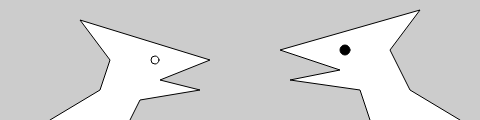
Frame 1 (no input)
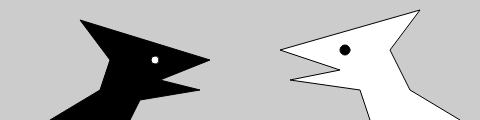
Frame 60 (no input)
Frame 120 (the mouse pressed at the canvas centre since frame 60): identical to frame 60, image omitted

The p5.js sketch that drew these frames (run headless with seeded random() and noise() and a simulated clock; from frame 60 on, the mouse is pressed at the canvas centre):

// p5.js sketch
// ── sketch.js
function setup() {
  createCanvas(480, 120);
}

function draw() {
  background(204);
  
  // Left creature
  beginShape();
  vertex(50, 120);
  vertex(100, 90);
  vertex(110, 60);
  vertex(80, 20);
  vertex(210, 60);
  vertex(160, 80);
  vertex(200, 90);
  vertex(140, 100);
  vertex(130, 120);
  endShape();
  fill(255);  // Correction
  ellipse(155, 60, 8, 8);

  // Right creature
  fill(255);
  beginShape();
  vertex(370, 120);
  vertex(360, 90);
  vertex(290, 80);
  vertex(340, 70);
  vertex(280, 50);
  vertex(420, 10);
  vertex(390, 50);
  vertex(410, 90);
  vertex(460, 120);
  endShape();
  fill(0);
  ellipse(345, 50, 10, 10);
}

// https://editor.p5js.org/jht1493/sketches/mPX1b9278
// Ex_03_20 Two Creatures

// https://github.com/lmccart/gswp5.js-code/blob/master/03_Draw/Example_03_20.js
